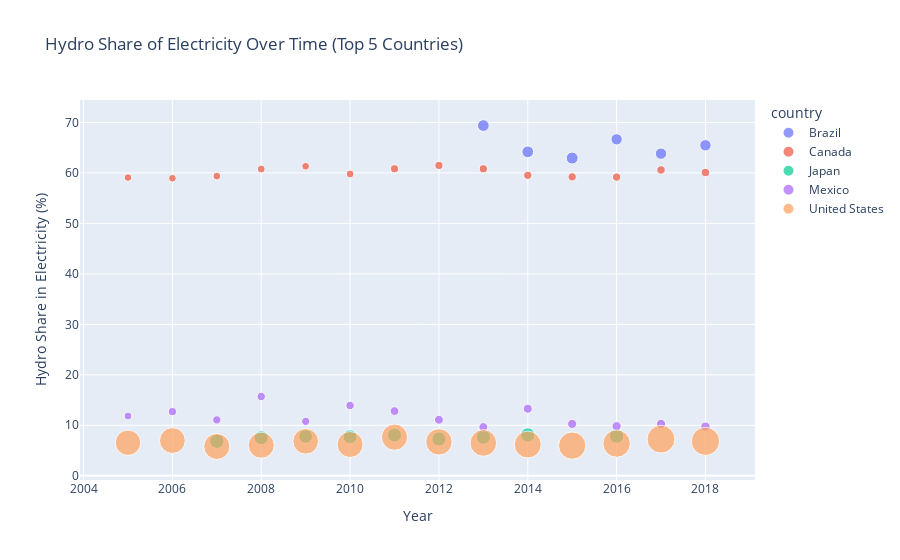

Notebook code for this chart:
### Code cell
# Filter for the last two decades (2005 to 2024)
top_5_data = top_countries_data[(top_countries_data['year'] >= 2005) & (top_countries_data['year'] <= 2024)]

# Group by country and calculate the average hydro share of electricity for each country
avg_hydro = top_5_data.groupby('country')['hydro_share_elec'].mean().reset_index()

# Sort by biofuel share of electricity and select the top N countries (e.g., top 5)
top_countries = avg_hydro.sort_values('hydro_share_elec', ascending=False).head(5)['country'].tolist()

# Filter the original DataFrame for the top N countries
df_filtered = top_5_data[top_5_data['country'].isin(top_countries)]

# Create a scatter plot for biofuel share of electricity
fig = px.scatter(df_filtered, 
                 x='year', 
                 y='hydro_share_elec', 
                 color='country', 
                 size='gdp', 
                 hover_name='country', 
                 title='Hydro Share of Electricity Over Time (Top 5 Countries)',
                 labels={'hydro_share_elec': 'Hydro Share in Electricity (%)', 'year': 'Year'})




# Show the visual
fig.show()

# Save the file
fig.write_image('Output/Hydro_Share_in_Electricity_Top_5.png')

### Figure 1 — Plotly figure (JSON) as saved in the notebook; plotly's stock layout.template omitted (floating-point values rounded to 4 significant figures)
{"data": [{"hovertemplate": "<b>%{hovertext}</b><br><br>country=Brazil<br>Year=%{x}<br>Hydro Share in Electricity (%)=%{y}<br>gdp=%{marker.size}<extra></extra>", "hovertext": ["Brazil", "Brazil", "Brazil", "Brazil", "Brazil", "Brazil"], "legendgroup": "Brazil", "marker": {"color": "#636efa", "size": [3112910000000, 3128570000000, 3270710000000, 2889040000000, 2927000000000, 2965400000000], "sizemode": "area", "sizeref": 45351500000, "symbol": "circle"}, "mode": "markers", "name": "Brazil", "orientation": "v", "showlegend": true, "type": "scatter", "x": [2013, 2014, 2015, 2016, 2017, 2018], "xaxis": "x", "y": [69.39, 64.18, 62.94, 66.66, 63.82, 65.47], "yaxis": "y"}, {"hovertemplate": "<b>%{hovertext}</b><br><br>country=Canada<br>Year=%{x}<br>Hydro Share in Electricity (%)=%{y}<br>gdp=%{marker.size}<extra></extra>", "hovertext": ["Canada", "Canada", "Canada", "Canada", "Canada", "Canada", "Canada", "Canada", "Canada", "Canada", "Canada", "Canada", "Canada", "Canada"], "legendgroup": "Canada", "marker": {"color": "#EF553B", "size": [1311260000000, 1349430000000, 1381200000000, 1398900000000, 1361510000000, 1407420000000, 1455580000000, 1479800000000, 1514900000000, 1552200000000, 1565170000000, 1586150000000, 1636440000000, 1669400000000], "sizemode": "area", "sizeref": 45351500000, "symbol": "circle"}, "mode": "markers", "name": "Canada", "orientation": "v", "showlegend": true, "type": "scatter", "x": [2005, 2006, 2007, 2008, 2009, 2010, 2011, 2012, 2013, 2014, 2015, 2016, 2017, 2018], "xaxis": "x", "y": [59.08, 58.94, 59.37, 60.78, 61.32, 59.79, 60.83, 61.49, 60.82, 59.53, 59.22, 59.17, 60.59, 60.08], "yaxis": "y"}, {"hovertemplate": "<b>%{hovertext}</b><br><br>country=Japan<br>Year=%{x}<br>Hydro Share in Electricity (%)=%{y}<br>gdp=%{marker.size}<extra></extra>", "hovertext": ["Japan", "Japan", "Japan", "Japan", "Japan", "Japan", "Japan", "Japan", "Japan"], "legendgroup": "Japan", "marker": {"color": "#00cc96", "size": [4589240000000, 4536230000000, 4287890000000, 4464960000000, 4456990000000, 4523680000000, 4614150000000, 4629620000000, 4732220000000], "sizemode": "area", "sizeref": 45351500000, "symbol": "circle"}, "mode": "markers", "name": "Japan", "orientation": "v", "showlegend": true, "type": "scatter", "x": [2007, 2008, 2009, 2010, 2011, 2012, 2013, 2014, 2016], "xaxis": "x", "y": [6.825, 7.523, 7.791, 7.71, 8.076, 7.279, 7.675, 8.084, 7.875], "yaxis": "y"}, {"hovertemplate": "<b>%{hovertext}</b><br><br>country=Mexico<br>Year=%{x}<br>Hydro Share in Electricity (%)=%{y}<br>gdp=%{marker.size}<extra></extra>", "hovertext": ["Mexico", "Mexico", "Mexico", "Mexico", "Mexico", "Mexico", "Mexico", "Mexico", "Mexico", "Mexico", "Mexico", "Mexico", "Mexico", "Mexico"], "legendgroup": "Mexico", "marker": {"color": "#ab63fa", "size": [1427080000000, 1510630000000, 1572360000000, 1607400000000, 1543870000000, 1637760000000, 1716060000000, 1785370000000, 1810560000000, 1851270000000, 1899590000000, 1923890000000, 1964640000000, 2006600000000], "sizemode": "area", "sizeref": 45351500000, "symbol": "circle"}, "mode": "markers", "name": "Mexico", "orientation": "v", "showlegend": true, "type": "scatter", "x": [2005, 2006, 2007, 2008, 2009, 2010, 2011, 2012, 2013, 2014, 2015, 2016, 2017, 2018], "xaxis": "x", "y": [11.83, 12.71, 11.07, 15.7, 10.78, 13.91, 12.82, 11.09, 9.649, 13.28, 10.28, 9.815, 10.27, 9.728], "yaxis": "y"}, {"hovertemplate": "<b>%{hovertext}</b><br><br>country=United States<br>Year=%{x}<br>Hydro Share in Electricity (%)=%{y}<br>gdp=%{marker.size}<extra></extra>", "hovertext": ["United States", "United States", "United States", "United States", "United States", "United States", "United States", "United States", "United States", "United States", "United States", "United States", "United States", "United States"], "legendgroup": "United States", "marker": {"color": "#FFA15A", "size": [14703700000000, 15095900000000, 15364500000000, 15319700000000, 14894300000000, 15270600000000, 15509300000000, 15849600000000, 16108400000000, 16482700000000, 16902600000000, 17162600000000, 17596300000000, 18140600000000], "sizemode": "area", "sizeref": 45351500000, "symbol": "circle"}, "mode": "markers", "name": "United States", "orientation": "v", "showlegend": true, "type": "scatter", "x": [2005, 2006, 2007, 2008, 2009, 2010, 2011, 2012, 2013, 2014, 2015, 2016, 2017, 2018], "xaxis": "x", "y": [6.537, 6.985, 5.808, 6.051, 6.823, 6.191, 7.653, 6.714, 6.507, 6.181, 5.974, 6.388, 7.251, 6.822], "yaxis": "y"}], "layout": {"legend": {"itemsizing": "constant", "title": {"text": "country"}, "tracegroupgap": 0}, "title": {"text": "Hydro Share of Electricity Over Time (Top 5 Countries)"}, "xaxis": {"anchor": "y", "domain": [0, 1], "title": {"text": "Year"}}, "yaxis": {"anchor": "x", "domain": [0, 1], "title": {"text": "Hydro Share in Electricity (%)"}}}}
